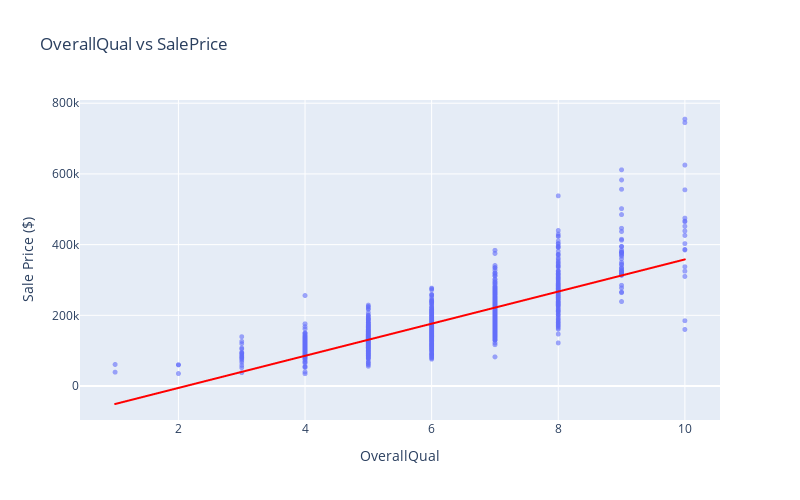
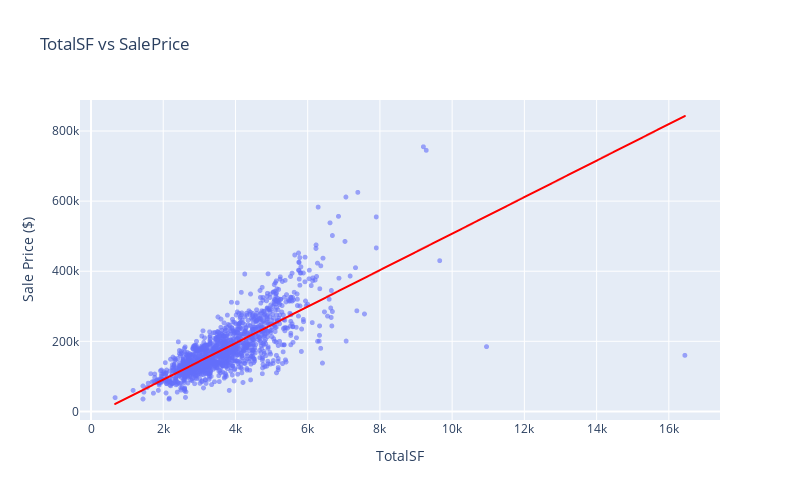
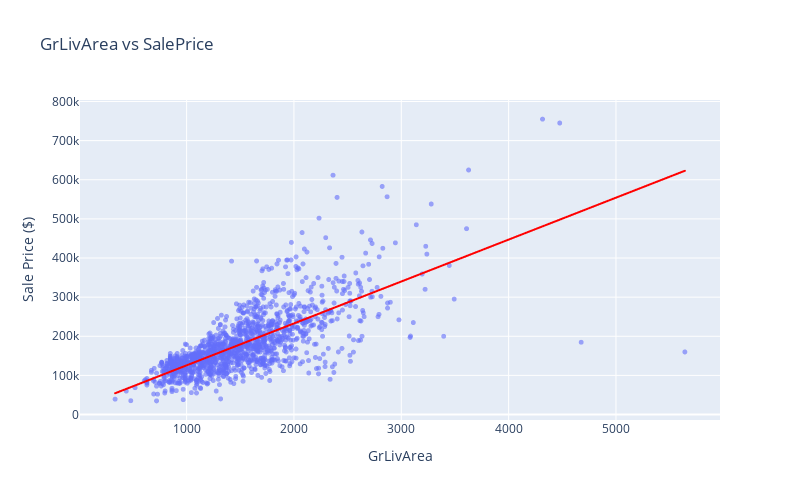
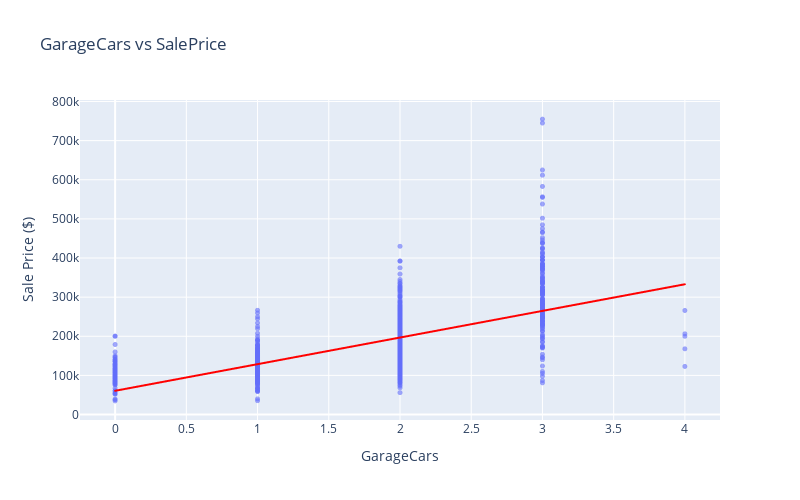

These figures' notebook cell, in order:
### Markdown cell above
## Feature Visualisation

### Code cell
# Visualise selected features
for feature in selected_features:
    clean_data = data.dropna(subset=['SalePrice', feature])

    fig = px.scatter(
        clean_data,
        x=feature,
        y='SalePrice',
        title=f'{feature} vs SalePrice',
        labels={feature: feature, 'SalePrice': 'Sale Price ($)'},
        trendline="ols",
        trendline_color_override="red"
    )

    fig.update_traces(marker=dict(size=5, opacity=0.6))
    fig.update_layout(height=500, width=800)
    
    # Save as PNG
    filename = f"{feature}_vs_SalePrice.png"
    fig.write_image(filename)
    display(Image(filename=filename))
    
    fig.show()

    print(f"\nRelationship: {feature} vs SalePrice")
    print(f"Data points: {len(clean_data):,}")
    print(f"Correlation: {price_corr[feature]:.3f}")

### Figure 1 — Plotly figure (JSON) as saved in the notebook; plotly's stock layout.template omitted (floating-point values rounded to 4 significant figures; data arrays with more than 128 entries replaced by an {"elided": "..."} marker saying what was removed)
{"data": [{"hovertemplate": "OverallQual=%{x}<br>Sale Price ($)=%{y}<extra></extra>", "legendgroup": "", "marker": {"color": "#636efa", "opacity": 0.6, "size": 5, "symbol": "circle"}, "mode": "markers", "name": "", "showlegend": false, "type": "scattergl", "x": {"elided": "1460 int values"}, "xaxis": "x", "y": {"elided": "1460 int values"}, "yaxis": "y"}, {"hovertemplate": "<b>OLS trendline</b><br>SalePrice = 45435.8 * OverallQual + -96206.1<br>R<sup>2</sup>=0.625652<br><br>OverallQual=%{x}<br>Sale Price ($)=%{y} <b>(trend)</b><extra></extra>", "legendgroup": "", "line": {"color": "red"}, "marker": {"color": "#636efa", "opacity": 0.6, "size": 5, "symbol": "circle"}, "mode": "lines", "name": "", "showlegend": false, "type": "scattergl", "x": {"elided": "1460 int values"}, "xaxis": "x", "y": {"elided": "1460 float values"}, "yaxis": "y"}], "layout": {"height": 500, "legend": {"tracegroupgap": 0}, "title": {"text": "OverallQual vs SalePrice"}, "width": 800, "xaxis": {"anchor": "y", "autorange": true, "domain": [0, 1], "range": [0.4452, 10.55], "title": {"text": "OverallQual"}, "type": "linear"}, "yaxis": {"anchor": "x", "autorange": true, "domain": [0, 1], "range": [-96030.0, 809100.0], "title": {"text": "Sale Price ($)"}, "type": "linear"}}}

### Figure 2 — Plotly figure (JSON) as saved in the notebook; plotly's stock layout.template omitted (floating-point values rounded to 4 significant figures; data arrays with more than 128 entries replaced by an {"elided": "..."} marker saying what was removed)
{"data": [{"hovertemplate": "TotalSF=%{x}<br>Sale Price ($)=%{y}<extra></extra>", "legendgroup": "", "marker": {"color": "#636efa", "opacity": 0.6, "size": 5, "symbol": "circle"}, "mode": "markers", "name": "", "showlegend": false, "type": "scattergl", "x": {"elided": "1460 int values"}, "xaxis": "x", "y": {"elided": "1460 int values"}, "yaxis": "y"}, {"hovertemplate": "<b>OLS trendline</b><br>SalePrice = 52.0866 * TotalSF + -13649.5<br>R<sup>2</sup>=0.574197<br><br>TotalSF=%{x}<br>Sale Price ($)=%{y} <b>(trend)</b><extra></extra>", "legendgroup": "", "line": {"color": "red"}, "marker": {"color": "#636efa", "opacity": 0.6, "size": 5, "symbol": "circle"}, "mode": "lines", "name": "", "showlegend": false, "type": "scattergl", "x": {"elided": "1460 int values"}, "xaxis": "x", "y": {"elided": "1460 float values"}, "yaxis": "y"}], "layout": {"height": 500, "legend": {"tracegroupgap": 0}, "title": {"text": "TotalSF vs SalePrice"}, "width": 800, "xaxis": {"anchor": "y", "autorange": true, "domain": [0, 1], "range": [-304.6, 17420.0], "title": {"text": "TotalSF"}, "type": "linear"}, "yaxis": {"anchor": "x", "autorange": true, "domain": [0, 1], "range": [-24510.0, 888500.0], "title": {"text": "Sale Price ($)"}, "type": "linear"}}}

### Figure 3 — Plotly figure (JSON) as saved in the notebook; plotly's stock layout.template omitted (floating-point values rounded to 4 significant figures; data arrays with more than 128 entries replaced by an {"elided": "..."} marker saying what was removed)
{"data": [{"hovertemplate": "GrLivArea=%{x}<br>Sale Price ($)=%{y}<extra></extra>", "legendgroup": "", "marker": {"color": "#636efa", "opacity": 0.6, "size": 5, "symbol": "circle"}, "mode": "markers", "name": "", "showlegend": false, "type": "scattergl", "x": {"elided": "1460 int values"}, "xaxis": "x", "y": {"elided": "1460 int values"}, "yaxis": "y"}, {"hovertemplate": "<b>OLS trendline</b><br>SalePrice = 107.13 * GrLivArea + 18569<br>R<sup>2</sup>=0.502149<br><br>GrLivArea=%{x}<br>Sale Price ($)=%{y} <b>(trend)</b><extra></extra>", "legendgroup": "", "line": {"color": "red"}, "marker": {"color": "#636efa", "opacity": 0.6, "size": 5, "symbol": "circle"}, "mode": "lines", "name": "", "showlegend": false, "type": "scattergl", "x": {"elided": "1460 int values"}, "xaxis": "x", "y": {"elided": "1460 float values"}, "yaxis": "y"}], "layout": {"height": 500, "legend": {"tracegroupgap": 0}, "title": {"text": "GrLivArea vs SalePrice"}, "width": 800, "xaxis": {"anchor": "y", "autorange": true, "domain": [0, 1], "range": [6.763, 5969.0], "title": {"text": "GrLivArea"}, "type": "linear"}, "yaxis": {"anchor": "x", "autorange": true, "domain": [0, 1], "range": [-13980.0, 803900.0], "title": {"text": "Sale Price ($)"}, "type": "linear"}}}

### Figure 4 — Plotly figure (JSON) as saved in the notebook; plotly's stock layout.template omitted (floating-point values rounded to 4 significant figures; data arrays with more than 128 entries replaced by an {"elided": "..."} marker saying what was removed)
{"data": [{"hovertemplate": "GarageCars=%{x}<br>Sale Price ($)=%{y}<extra></extra>", "legendgroup": "", "marker": {"color": "#636efa", "opacity": 0.6, "size": 5, "symbol": "circle"}, "mode": "markers", "name": "", "showlegend": false, "type": "scattergl", "x": {"elided": "1460 int values"}, "xaxis": "x", "y": {"elided": "1460 int values"}, "yaxis": "y"}, {"hovertemplate": "<b>OLS trendline</b><br>SalePrice = 68078 * GarageCars + 60619<br>R<sup>2</sup>=0.410124<br><br>GarageCars=%{x}<br>Sale Price ($)=%{y} <b>(trend)</b><extra></extra>", "legendgroup": "", "line": {"color": "red"}, "marker": {"color": "#636efa", "opacity": 0.6, "size": 5, "symbol": "circle"}, "mode": "lines", "name": "", "showlegend": false, "type": "scattergl", "x": {"elided": "1460 int values"}, "xaxis": "x", "y": {"elided": "1460 float values"}, "yaxis": "y"}], "layout": {"height": 500, "legend": {"tracegroupgap": 0}, "title": {"text": "GarageCars vs SalePrice"}, "width": 800, "xaxis": {"anchor": "y", "autorange": true, "domain": [0, 1], "range": [-0.2466, 4.247], "title": {"text": "GarageCars"}, "type": "linear"}, "yaxis": {"anchor": "x", "autorange": true, "domain": [0, 1], "range": [-13980.0, 803900.0], "title": {"text": "Sale Price ($)"}, "type": "linear"}}}
